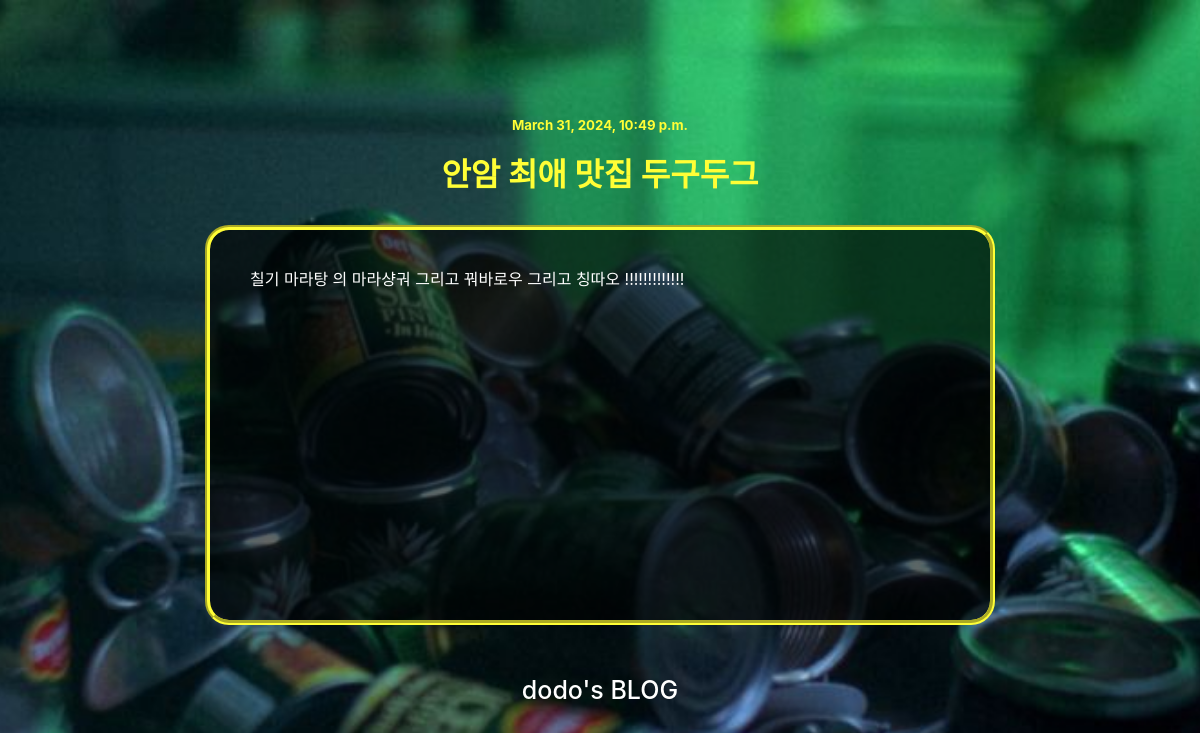
Screenshot of /detail/15 with the database file from the repository.
### blogApp/models.py (models this page shows, shortened)
class Article(models.Model):
  category=models.CharField(max_length=50)
  title=models.CharField(max_length=200)
  content=models.TextField()
  created_at = models.DateTimeField(auto_now_add=True)

### blogApp/views.py (the view)
# urls.py: path('detail/<int:article_id>', views.detail, name='detail'),
def detail(request, article_id):
  article=Article.objects.get(id=article_id)
  return render(request, 'detail.html', {'article': article})

### blogApp/templates/detail.html (shortened to what this page needs)
{% load tz %} {% load static %}
<!DOCTYPE html>
<html lang="en">
    <head>
        <link rel="stylesheet" type="text/css" href="{% static 'detail.css' %}" />
        <link
            rel="stylesheet"
            as="style"
            crossorigin
            href="https://cdn.jsdelivr.net/gh/orioncactus/pretendard@v1.3.8/dist/web/static/pretendard.css"
        />
    </head>
    <body>
        <h5>{{ article.created_at|timezone:"Asia/Seoul" }}</h5>
        <h1>{{ article.title }}</h1>
        <div class="box">
            <p>{{ article.content }}</p>
        </div>
        <a href="{% url 'list' %}" class="logo">dodo's BLOG</a>
    </body>
</html>

### blogApp/static/detail.css (style rules this page uses)
body { background-image: url('back.jpg'); background-size: cover; background-position: center; background-repeat: no-repeat; display: flex; justify-content: center; align-items: center; height: 100vh; margin: 0; flex-direction: column; }
.box { width: 700px; height: 350px; background-color: rgba(0, 0, 0, 0.6); border-radius: 24px; border: 5px #fffe36 groove; display: flex; padding: 20px 40px; }
* { font-family: 'Pretendard Variable', Pretendard, -apple-system, BlinkMacSystemFont, system-ui, Roboto, 'Helvetica Neue', 'Segoe UI', 'Apple SD Gothic Neo', 'Noto Sans KR', 'Malgun Gothic', 'Apple Color Emoji', 'Segoe UI Emoji', 'Segoe UI Symbol', sans-serif; color: white; text-decoration: none; }
h1 { color: #fffe36; margin-bottom: 30px; }
h5 { color: #fffe36; margin-bottom: -5px; }
.logo { font-size: 25px; font-weight: 500; margin-top: 50px; }

### rows the page displays
Article: created_at "March 31, 2024, 10:49 p.m.", title "안암 최애 맛집 두구두그", content "칠기 마라탕 의 마라샹궈 그리고 꿔바로우 그리고 칭따오 !!!!!!!!!!!!!"
